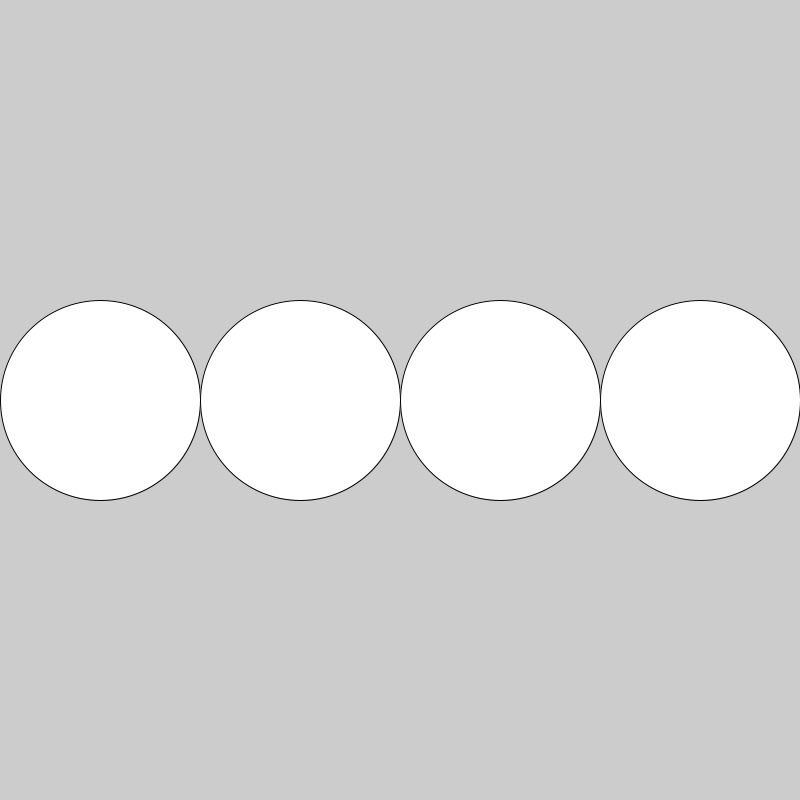
Frame 1 (no input)
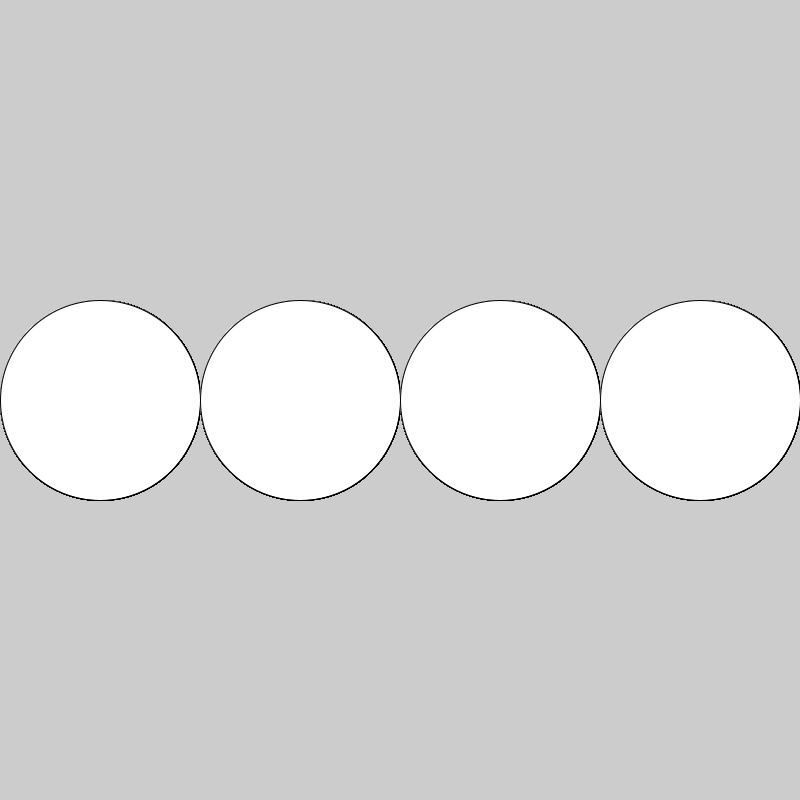
Frame 60 (the mouse pressed at the canvas centre just before this capture)
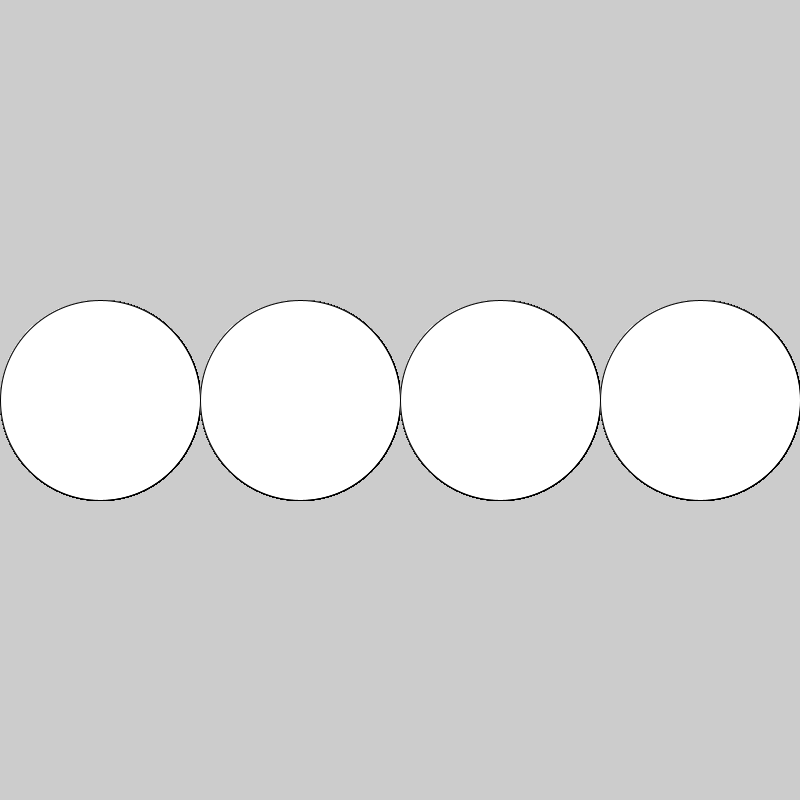
Frame 120 (the mouse held since frame 60 and released just before this capture)

The Processing sketch that drew these frames (run headless with seeded random() and noise(); from frame 60 on, the mouse is pressed at the canvas centre):

// Processing sketch: arrayfor
// ── arrayfor.pde
int[] circleX = {
  100, 300, 500, 700
  }; //important to open & close with curly bracket 


void setup() {
  size(800, 800);
  circleX = new int[4];
//  this is declaring the number in array
  circleX[0] = 100;
  circleX[1] = 300;
  circleX[2] = 500;
  circleX[3] = 700;
}

void draw() {
//  ellipse( circleX[0], height/2, 200, 200);
//  ellipse( circleX[1], height/2, 200, 200);
//  ellipse( circleX[2], height/2, 200, 200);
//  ellipse( circleX[3], height/2, 200, 200);
    for (int i = 0; i < 4; i++) {
    ellipse( circleX[i], height/2, 200, 200);
    }
}
